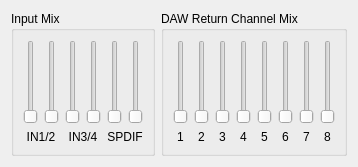
       <widget class="QWidget" name="tab" >
        <attribute name="title" >
         <string>Out&amp;3</string>
        </attribute>
        <layout class="QHBoxLayout" >
         <item>
          <widget class="QGroupBox" name="groupOut34_2" >
           <property name="title" >
            <string>Input Mix</string>
           </property>
           <layout class="QGridLayout" >
            <item row="1" column="0" colspan="2" >
             <widget class="QLabel" name="txtOut34In12" >
              <property name="text" >
               <string>IN1/2</string>
              </property>
              <property name="alignment" >
               <set>Qt::AlignCenter</set>
              </property>
              <property name="wordWrap" >
               <bool>false</bool>
              </property>
             </widget>
            </item>
            <item row="0" column="2" >
             <widget class="QSlider" name="sldIN3Out3" >
              <property name="minimum" >
               <number>0</number>
              </property>
              <property name="maximum" >
               <number>32767</number>
              </property>
              <property name="singleStep" >
               <number>10000</number>
              </property>
              <property name="pageStep" >
               <number>1000</number>
              </property>
              <property name="orientation" >
               <enum>Qt::Vertical</enum>
              </property>
              <property name="tickInterval" >
               <number>10000</number>
              </property>
             </widget>
            </item>
            <item row="0" column="5" >
             <widget class="QSlider" name="sldSPDIF2Out3" >
              <property name="minimum" >
               <number>0</number>
              </property>
              <property name="maximum" >
               <number>32767</number>
              </property>
              <property name="singleStep" >
               <number>10000</number>
              </property>
              <property name="pageStep" >
               <number>1000</number>
              </property>
              <property name="orientation" >
               <enum>Qt::Vertical</enum>
              </property>
              <property name="tickInterval" >
               <number>10000</number>
              </property>
             </widget>
            </item>
            <item row="1" column="4" colspan="2" >
             <widget class="QLabel" name="txtOut34In34_2" >
              <property name="text" >
               <string>SPDIF</string>
              </property>
              <property name="alignment" >
               <set>Qt::AlignCenter</set>
              </property>
              <property name="wordWrap" >
               <bool>false</bool>
              </property>
             </widget>
            </item>
            <item row="1" column="2" colspan="2" >
             <widget class="QLabel" name="txtOut34In34" >
              <property name="text" >
               <string>IN3/4</string>
              </property>
              <property name="alignment" >
               <set>Qt::AlignCenter</set>
              </property>
              <property name="wordWrap" >
               <bool>false</bool>
              </property>
             </widget>
            </item>
            <item row="0" column="4" >
             <widget class="QSlider" name="sldSPDIF1Out3" >
              <property name="minimum" >
               <number>0</number>
              </property>
              <property name="maximum" >
               <number>32767</number>
              </property>
              <property name="singleStep" >
               <number>10000</number>
              </property>
              <property name="pageStep" >
               <number>1000</number>
              </property>
              <property name="orientation" >
               <enum>Qt::Vertical</enum>
              </property>
              <property name="tickInterval" >
               <number>10000</number>
              </property>
             </widget>
            </item>
            <item row="0" column="3" >
             <widget class="QSlider" name="sldIN4Out3" >
              <property name="minimum" >
               <number>0</number>
              </property>
              <property name="maximum" >
               <number>32767</number>
              </property>
              <property name="singleStep" >
               <number>10000</number>
              </property>
              <property name="pageStep" >
               <number>1000</number>
              </property>
              <property name="orientation" >
               <enum>Qt::Vertical</enum>
              </property>
              <property name="tickInterval" >
               <number>10000</number>
              </property>
             </widget>
            </item>
            <item row="0" column="0" >
             <widget class="QSlider" name="sldIN1Out3" >
              <property name="minimum" >
               <number>0</number>
              </property>
              <property name="maximum" >
               <number>32767</number>
              </property>
              <property name="singleStep" >
               <number>10000</number>
              </property>
              <property name="pageStep" >
               <number>1000</number>
              </property>
              <property name="orientation" >
               <enum>Qt::Vertical</enum>
              </property>
              <property name="tickInterval" >
               <number>10000</number>
              </property>
             </widget>
            </item>
            <item row="0" column="1" >
             <widget class="QSlider" name="sldIN2Out3" >
              <property name="minimum" >
               <number>0</number>
              </property>
              <property name="maximum" >
               <number>32767</number>
              </property>
              <property name="singleStep" >
               <number>10000</number>
              </property>
              <property name="pageStep" >
               <number>1000</number>
              </property>
              <property name="orientation" >
               <enum>Qt::Vertical</enum>
              </property>
              <property name="tickInterval" >
               <number>10000</number>
              </property>
             </widget>
            </item>
           </layout>
          </widget>
         </item>
         <item>
          <widget class="QGroupBox" name="groupOut34_3" >
           <property name="title" >
            <string>DAW Return Channel Mix</string>
           </property>
           <layout class="QGridLayout" >
            <item row="1" column="3" >
             <widget class="QLabel" name="txtOut34PC78" >
              <property name="text" >
               <string>4</string>
              </property>
              <property name="alignment" >
               <set>Qt::AlignCenter</set>
              </property>
              <property name="wordWrap" >
               <bool>false</bool>
              </property>
             </widget>
            </item>
            <item row="1" column="2" >
             <widget class="QLabel" name="txtOut34PC56" >
              <property name="text" >
               <string>3</string>
              </property>
              <property name="alignment" >
               <set>Qt::AlignCenter</set>
              </property>
              <property name="wordWrap" >
               <bool>false</bool>
              </property>
             </widget>
            </item>
            <item row="1" column="1" >
             <widget class="QLabel" name="txtOut34PC34" >
              <property name="text" >
               <string>2</string>
              </property>
              <property name="alignment" >
               <set>Qt::AlignCenter</set>
              </property>
              <property name="wordWrap" >
               <bool>false</bool>
              </property>
             </widget>
            </item>
            <item row="1" column="0" >
             <widget class="QLabel" name="txtOut34PC12" >
              <property name="text" >
               <string>1</string>
              </property>
              <property name="alignment" >
               <set>Qt::AlignCenter</set>
              </property>
              <property name="wordWrap" >
               <bool>false</bool>
              </property>
             </widget>
            </item>
            <item row="1" column="4" >
             <widget class="QLabel" name="txtOut34PC12_2" >
              <property name="text" >
               <string>5</string>
              </property>
              <property name="alignment" >
               <set>Qt::AlignCenter</set>
              </property>
              <property name="wordWrap" >
               <bool>false</bool>
              </property>
             </widget>
            </item>
            <item row="1" column="5" >
             <widget class="QLabel" name="txtOut34PC34_2" >
              <property name="text" >
               <string>6</string>
              </property>
              <property name="alignment" >
               <set>Qt::AlignCenter</set>
              </property>
              <property name="wordWrap" >
               <bool>false</bool>
              </property>
             </widget>
            </item>
            <item row="1" column="6" >
             <widget class="QLabel" name="txtOut34PC56_2" >
              <property name="text" >
               <string>7</string>
              </property>
              <property name="alignment" >
               <set>Qt::AlignCenter</set>
              </property>
              <property name="wordWrap" >
               <bool>false</bool>
              </property>
             </widget>
            </item>
            <item row="1" column="7" >
             <widget class="QLabel" name="txtOut34PC78_2" >
              <property name="text" >
               <string>8</string>
              </property>
              <property name="alignment" >
               <set>Qt::AlignCenter</set>
              </property>
              <property name="wordWrap" >
               <bool>false</bool>
              </property>
             </widget>
            </item>
            <item row="0" column="1" >
             <widget class="QSlider" name="sldPC2Out3" >
              <property name="minimum" >
               <number>0</number>
              </property>
              <property name="maximum" >
               <number>32767</number>
              </property>
              <property name="singleStep" >
               <number>10000</number>
              </property>
              <property name="pageStep" >
               <number>1000</number>
              </property>
              <property name="orientation" >
               <enum>Qt::Vertical</enum>
              </property>
              <property name="tickInterval" >
               <number>10000</number>
              </property>
             </widget>
            </item>
            <item row="0" column="6" >
             <widget class="QSlider" name="sldPC7Out3" >
              <property name="minimum" >
               <number>0</number>
              </property>
              <property name="maximum" >
               <number>32767</number>
              </property>
              <property name="singleStep" >
               <number>10000</number>
              </property>
              <property name="pageStep" >
               <number>1000</number>
              </property>
              <property name="orientation" >
               <enum>Qt::Vertical</enum>
              </property>
              <property name="tickInterval" >
               <number>10000</number>
              </property>
             </widget>
            </item>
            <item row="0" column="4" >
             <widget class="QSlider" name="sldPC5Out3" >
              <property name="minimum" >
               <number>0</number>
              </property>
              <property name="maximum" >
               <number>32767</number>
              </property>
              <property name="singleStep" >
               <number>10000</number>
              </property>
              <property name="pageStep" >
               <number>1000</number>
              </property>
              <property name="orientation" >
               <enum>Qt::Vertical</enum>
              </property>
              <property name="tickInterval" >
               <number>10000</number>
              </property>
             </widget>
            </item>
            <item row="0" column="2" >
             <widget class="QSlider" name="sldPC3Out3" >
              <property name="minimum" >
               <number>0</number>
              </property>
              <property name="maximum" >
               <number>32767</number>
              </property>
              <property name="singleStep" >
               <number>10000</number>
              </property>
              <property name="pageStep" >
               <number>1000</number>
              </property>
              <property name="orientation" >
               <enum>Qt::Vertical</enum>
              </property>
              <property name="tickInterval" >
               <number>10000</number>
              </property>
             </widget>
            </item>
            <item row="0" column="0" >
             <widget class="QSlider" name="sldPC1Out3" >
              <property name="minimum" >
               <number>0</number>
              </property>
              <property name="maximum" >
               <number>32767</number>
              </property>
              <property name="singleStep" >
               <number>10000</number>
              </property>
              <property name="pageStep" >
               <number>1000</number>
              </property>
              <property name="orientation" >
               <enum>Qt::Vertical</enum>
              </property>
              <property name="tickInterval" >
               <number>10000</number>
              </property>
             </widget>
            </item>
            <item row="0" column="5" >
             <widget class="QSlider" name="sldPC6Out3" >
              <property name="minimum" >
               <number>0</number>
              </property>
              <property name="maximum" >
               <number>32767</number>
              </property>
              <property name="singleStep" >
               <number>10000</number>
              </property>
              <property name="pageStep" >
               <number>1000</number>
              </property>
              <property name="orientation" >
               <enum>Qt::Vertical</enum>
              </property>
              <property name="tickInterval" >
               <number>10000</number>
              </property>
             </widget>
            </item>
            <item row="0" column="7" >
             <widget class="QSlider" name="sldPC8Out3" >
              <property name="minimum" >
               <number>0</number>
              </property>
              <property name="maximum" >
               <number>32767</number>
              </property>
              <property name="singleStep" >
               <number>10000</number>
              </property>
              <property name="pageStep" >
               <number>1000</number>
              </property>
              <property name="orientation" >
               <enum>Qt::Vertical</enum>
              </property>
              <property name="tickInterval" >
               <number>10000</number>
              </property>
             </widget>
            </item>
            <item row="0" column="3" >
             <widget class="QSlider" name="sldPC4Out3" >
              <property name="minimum" >
               <number>0</number>
              </property>
              <property name="maximum" >
               <number>32767</number>
              </property>
              <property name="singleStep" >
               <number>10000</number>
              </property>
              <property name="pageStep" >
               <number>1000</number>
              </property>
              <property name="orientation" >
               <enum>Qt::Vertical</enum>
              </property>
              <property name="tickInterval" >
               <number>10000</number>
              </property>
             </widget>
            </item>
           </layout>
          </widget>
         </item>
        </layout>
       </widget>
